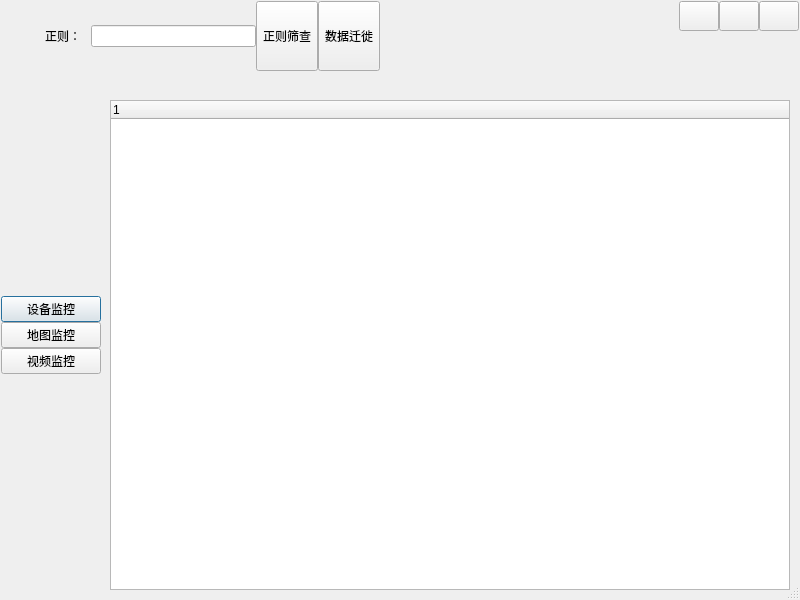
<?xml version="1.0" encoding="UTF-8"?>
<ui version="4.0">
 <class>UIDemo2</class>
 <widget class="QDialog" name="UIDemo2">
  <property name="geometry">
   <rect>
    <x>0</x>
    <y>0</y>
    <width>800</width>
    <height>600</height>
   </rect>
  </property>
  <property name="windowTitle">
   <string>Form</string>
  </property>
  <property name="sizeGripEnabled">
   <bool>true</bool>
  </property>
  <layout class="QGridLayout" name="gridLayout">
   <property name="leftMargin">
    <number>1</number>
   </property>
   <property name="topMargin">
    <number>1</number>
   </property>
   <property name="rightMargin">
    <number>1</number>
   </property>
   <property name="bottomMargin">
    <number>1</number>
   </property>
   <property name="spacing">
    <number>0</number>
   </property>
   <item row="1" column="0">
    <widget class="QWidget" name="widgetLeft" native="true">
     <property name="minimumSize">
      <size>
       <width>100</width>
       <height>0</height>
      </size>
     </property>
     <property name="maximumSize">
      <size>
       <width>100</width>
       <height>16777215</height>
      </size>
     </property>
     <layout class="QVBoxLayout" name="verticalLayout">
      <property name="spacing">
       <number>0</number>
      </property>
      <property name="leftMargin">
       <number>0</number>
      </property>
      <property name="topMargin">
       <number>0</number>
      </property>
      <property name="rightMargin">
       <number>0</number>
      </property>
      <property name="bottomMargin">
       <number>0</number>
      </property>
      <item>
       <layout class="QVBoxLayout" name="layout_left">
        <item>
         <widget class="QPushButton" name="btn1">
          <property name="text">
           <string>设备监控</string>
          </property>
         </widget>
        </item>
        <item>
         <widget class="QPushButton" name="btn2">
          <property name="text">
           <string>地图监控</string>
          </property>
         </widget>
        </item>
        <item>
         <widget class="QPushButton" name="btn3">
          <property name="text">
           <string>视频监控</string>
          </property>
         </widget>
        </item>
       </layout>
      </item>
     </layout>
    </widget>
   </item>
   <item row="1" column="1">
    <widget class="QWidget" name="widget_main" native="true">
     <layout class="QVBoxLayout" name="verticalLayout_2">
      <item>
       <widget class="QLabel" name="label">
        <property name="text">
         <string/>
        </property>
        <property name="alignment">
         <set>Qt::AlignCenter</set>
        </property>
       </widget>
      </item>
      <item>
       <widget class="QTreeWidget" name="treeWidget">
        <column>
         <property name="text">
          <string notr="true">1</string>
         </property>
        </column>
       </widget>
      </item>
     </layout>
    </widget>
   </item>
   <item row="0" column="0" colspan="2">
    <widget class="QWidget" name="widgetTitle" native="true">
     <property name="sizePolicy">
      <sizepolicy hsizetype="Preferred" vsizetype="Fixed">
       <horstretch>0</horstretch>
       <verstretch>0</verstretch>
      </sizepolicy>
     </property>
     <layout class="QHBoxLayout" name="horizontalLayout_2">
      <property name="spacing">
       <number>10</number>
      </property>
      <property name="leftMargin">
       <number>10</number>
      </property>
      <property name="topMargin">
       <number>0</number>
      </property>
      <property name="rightMargin">
       <number>0</number>
      </property>
      <property name="bottomMargin">
       <number>0</number>
      </property>
      <item>
       <widget class="QLabel" name="labIco">
        <property name="text">
         <string/>
        </property>
        <property name="alignment">
         <set>Qt::AlignCenter</set>
        </property>
       </widget>
      </item>
      <item>
       <widget class="QLabel" name="labTitle">
        <property name="styleSheet">
         <string notr="true"/>
        </property>
        <property name="text">
         <string/>
        </property>
        <property name="alignment">
         <set>Qt::AlignLeading|Qt::AlignLeft|Qt::AlignVCenter</set>
        </property>
       </widget>
      </item>
      <item>
       <widget class="QLabel" name="label_2">
        <property name="text">
         <string>正则：</string>
        </property>
       </widget>
      </item>
      <item>
       <widget class="QWidget" name="widgetTop" native="true">
        <layout class="QHBoxLayout" name="horizontalLayout_3">
         <property name="spacing">
          <number>0</number>
         </property>
         <property name="leftMargin">
          <number>0</number>
         </property>
         <property name="topMargin">
          <number>0</number>
         </property>
         <property name="rightMargin">
          <number>0</number>
         </property>
         <property name="bottomMargin">
          <number>0</number>
         </property>
         <item>
          <widget class="QLineEdit" name="lineEdit"/>
         </item>
         <item>
          <widget class="QToolButton" name="btnData">
           <property name="sizePolicy">
            <sizepolicy hsizetype="Fixed" vsizetype="Expanding">
             <horstretch>0</horstretch>
             <verstretch>0</verstretch>
            </sizepolicy>
           </property>
           <property name="text">
            <string>正则筛查</string>
           </property>
           <property name="icon">
            <iconset resource="demo.qrc">
             <normaloff>:/demo/main_data.png</normaloff>:/demo/main_data.png</iconset>
           </property>
           <property name="checked">
            <bool>false</bool>
           </property>
           <property name="toolButtonStyle">
            <enum>Qt::ToolButtonTextUnderIcon</enum>
           </property>
          </widget>
         </item>
         <item>
          <widget class="QToolButton" name="btnExit">
           <property name="sizePolicy">
            <sizepolicy hsizetype="Fixed" vsizetype="Expanding">
             <horstretch>0</horstretch>
             <verstretch>0</verstretch>
            </sizepolicy>
           </property>
           <property name="styleSheet">
            <string notr="true"/>
           </property>
           <property name="text">
            <string>数据迁徙</string>
           </property>
           <property name="icon">
            <iconset resource="demo.qrc">
             <normaloff>:/demo/main_exit.png</normaloff>:/demo/main_exit.png</iconset>
           </property>
           <property name="toolButtonStyle">
            <enum>Qt::ToolButtonTextUnderIcon</enum>
           </property>
          </widget>
         </item>
        </layout>
       </widget>
      </item>
      <item>
       <spacer name="horizontalSpacer">
        <property name="orientation">
         <enum>Qt::Horizontal</enum>
        </property>
        <property name="sizeHint" stdset="0">
         <size>
          <width>40</width>
          <height>20</height>
         </size>
        </property>
       </spacer>
      </item>
      <item>
       <widget class="QWidget" name="widgetMenu" native="true">
        <layout class="QGridLayout" name="gridLayout_2">
         <property name="leftMargin">
          <number>0</number>
         </property>
         <property name="topMargin">
          <number>0</number>
         </property>
         <property name="rightMargin">
          <number>0</number>
         </property>
         <property name="bottomMargin">
          <number>0</number>
         </property>
         <property name="spacing">
          <number>0</number>
         </property>
         <item row="1" column="1" colspan="3">
          <spacer name="verticalSpacer">
           <property name="orientation">
            <enum>Qt::Vertical</enum>
           </property>
           <property name="sizeHint" stdset="0">
            <size>
             <width>20</width>
             <height>40</height>
            </size>
           </property>
          </spacer>
         </item>
         <item row="0" column="1">
          <widget class="QPushButton" name="btnMenu_Min">
           <property name="sizePolicy">
            <sizepolicy hsizetype="Minimum" vsizetype="Expanding">
             <horstretch>0</horstretch>
             <verstretch>0</verstretch>
            </sizepolicy>
           </property>
           <property name="minimumSize">
            <size>
             <width>30</width>
             <height>30</height>
            </size>
           </property>
           <property name="cursor">
            <cursorShape>ArrowCursor</cursorShape>
           </property>
           <property name="focusPolicy">
            <enum>Qt::NoFocus</enum>
           </property>
           <property name="toolTip">
            <string>最小化</string>
           </property>
           <property name="text">
            <string/>
           </property>
          </widget>
         </item>
         <item row="0" column="3">
          <widget class="QPushButton" name="btnMenu_Close">
           <property name="sizePolicy">
            <sizepolicy hsizetype="Minimum" vsizetype="Expanding">
             <horstretch>0</horstretch>
             <verstretch>0</verstretch>
            </sizepolicy>
           </property>
           <property name="minimumSize">
            <size>
             <width>30</width>
             <height>30</height>
            </size>
           </property>
           <property name="cursor">
            <cursorShape>ArrowCursor</cursorShape>
           </property>
           <property name="focusPolicy">
            <enum>Qt::NoFocus</enum>
           </property>
           <property name="toolTip">
            <string>关闭</string>
           </property>
           <property name="text">
            <string/>
           </property>
          </widget>
         </item>
         <item row="0" column="2">
          <widget class="QPushButton" name="btnMenu_Max">
           <property name="sizePolicy">
            <sizepolicy hsizetype="Minimum" vsizetype="Expanding">
             <horstretch>0</horstretch>
             <verstretch>0</verstretch>
            </sizepolicy>
           </property>
           <property name="minimumSize">
            <size>
             <width>30</width>
             <height>30</height>
            </size>
           </property>
           <property name="focusPolicy">
            <enum>Qt::NoFocus</enum>
           </property>
           <property name="text">
            <string/>
           </property>
          </widget>
         </item>
        </layout>
       </widget>
      </item>
     </layout>
    </widget>
   </item>
  </layout>
 </widget>
 <resources>
  <include location="demo.qrc"/>
 </resources>
 <connections/>
</ui>
